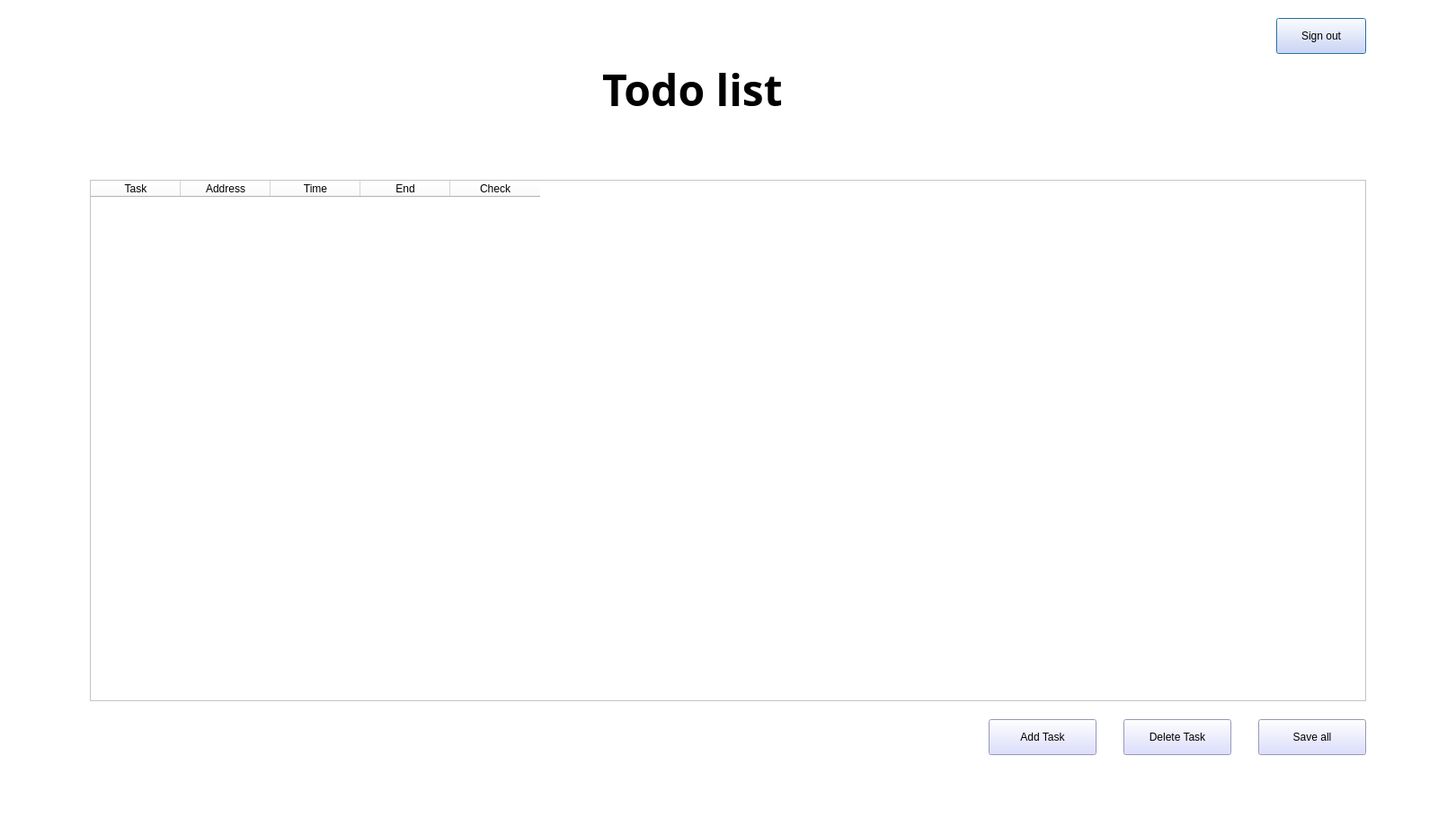
<?xml version="1.0" encoding="UTF-8"?>
<ui version="4.0">
 <class>userInterface</class>
 <widget class="QDialog" name="userInterface">
  <property name="geometry">
   <rect>
    <x>0</x>
    <y>0</y>
    <width>1620</width>
    <height>920</height>
   </rect>
  </property>
  <property name="windowTitle">
   <string>KATodoList</string>
  </property>
  <property name="windowIcon">
   <iconset>
    <normaloff>img/AppIcon.png</normaloff>img/AppIcon.png</iconset>
  </property>
  <property name="styleSheet">
   <string notr="true">background-color: rgb(255, 255, 255);</string>
  </property>
  <widget class="QTableWidget" name="listOfTask">
   <property name="geometry">
    <rect>
     <x>100</x>
     <y>200</y>
     <width>1420</width>
     <height>580</height>
    </rect>
   </property>
   <property name="mouseTracking">
    <bool>false</bool>
   </property>
   <property name="styleSheet">
    <string notr="true">
background-color: rgb(255, 255, 255);</string>
   </property>
   <column>
    <property name="text">
     <string>Task</string>
    </property>
   </column>
   <column>
    <property name="text">
     <string>Address</string>
    </property>
   </column>
   <column>
    <property name="text">
     <string>Time</string>
    </property>
   </column>
   <column>
    <property name="text">
     <string>End</string>
    </property>
   </column>
   <column>
    <property name="text">
     <string>Check</string>
    </property>
   </column>
  </widget>
  <widget class="QPushButton" name="btnSignOut_user">
   <property name="geometry">
    <rect>
     <x>1420</x>
     <y>20</y>
     <width>100</width>
     <height>40</height>
    </rect>
   </property>
   <property name="styleSheet">
    <string notr="true">
background-color: rgb(210, 212, 255);
font: 63 9pt &quot;Yu Gothic UI Semibold&quot;;</string>
   </property>
   <property name="text">
    <string>Sign out</string>
   </property>
  </widget>
  <!-- <widget class="QPushButton" name="btnEditTask">
   <property name="geometry">
    <rect>
     <x>1250</x>
     <y>800</y>
     <width>120</width>
     <height>40</height>
    </rect>
   </property>
   <property name="styleSheet">
    <string notr="true">background-color: rgb(210, 212, 255);
font: 63 9pt &quot;Yu Gothic UI Semibold&quot;;</string>
   </property>
   <property name="text">
    <string>Edit Task</string>
   </property>
  </widget> -->
  <widget class="QLabel" name="toDoList">
   <property name="geometry">
    <rect>
     <x>670</x>
     <y>50</y>
     <width>300</width>
     <height>100</height>
    </rect>
   </property>
   <property name="font">
    <font>
     <family>Yu Gothic UI Semibold</family>
     <weight>75</weight>
     <bold>true</bold>
    </font>
   </property>
   <property name="text">
    <string>&lt;html&gt;&lt;head/&gt;&lt;body&gt;&lt;p&gt;&lt;span style=&quot; font-size:36pt;&quot;&gt;Todo list&lt;/span&gt;&lt;/p&gt;&lt;/body&gt;&lt;/html&gt;</string>
   </property>
  </widget>
  <widget class="QPushButton" name="btnAddTask">
   <property name="geometry">
    <rect>
     <x>1100</x>
     <y>800</y>
     <width>120</width>
     <height>40</height>
    </rect>
   </property>
   <property name="styleSheet">
    <string notr="true">background-color: rgb(210, 212, 255);
font: 63 9pt &quot;Yu Gothic UI Semibold&quot;;</string>
   </property>
   <property name="text">
    <string>Add Task</string>
   </property>
  </widget>
  <widget class="QPushButton" name="btnDeleteTask">
   <property name="geometry">
    <rect>
     <x>1250</x>
     <y>800</y>
     <width>120</width>
     <height>40</height>
    </rect>
   </property>
   <property name="styleSheet">
    <string notr="true">background-color: rgb(210, 212, 255);
font: 63 9pt &quot;Yu Gothic UI Semibold&quot;;</string>
   </property>
   <property name="text">
    <string>Delete Task</string>
   </property>
  </widget>
  <widget class="QPushButton" name="btnSaveAll">
   <property name="geometry">
    <rect>
     <x>1400</x>
     <y>800</y>
     <width>120</width>
     <height>40</height>
    </rect>
   </property>
   <property name="styleSheet">
    <string notr="true">background-color: rgb(210, 212, 255);
font: 63 9pt &quot;Yu Gothic UI Semibold&quot;;</string>
   </property>
   <property name="text">
    <string>Save all</string>
   </property>
  </widget>
 </widget>
 <resources/>
 <connections/>
</ui>
